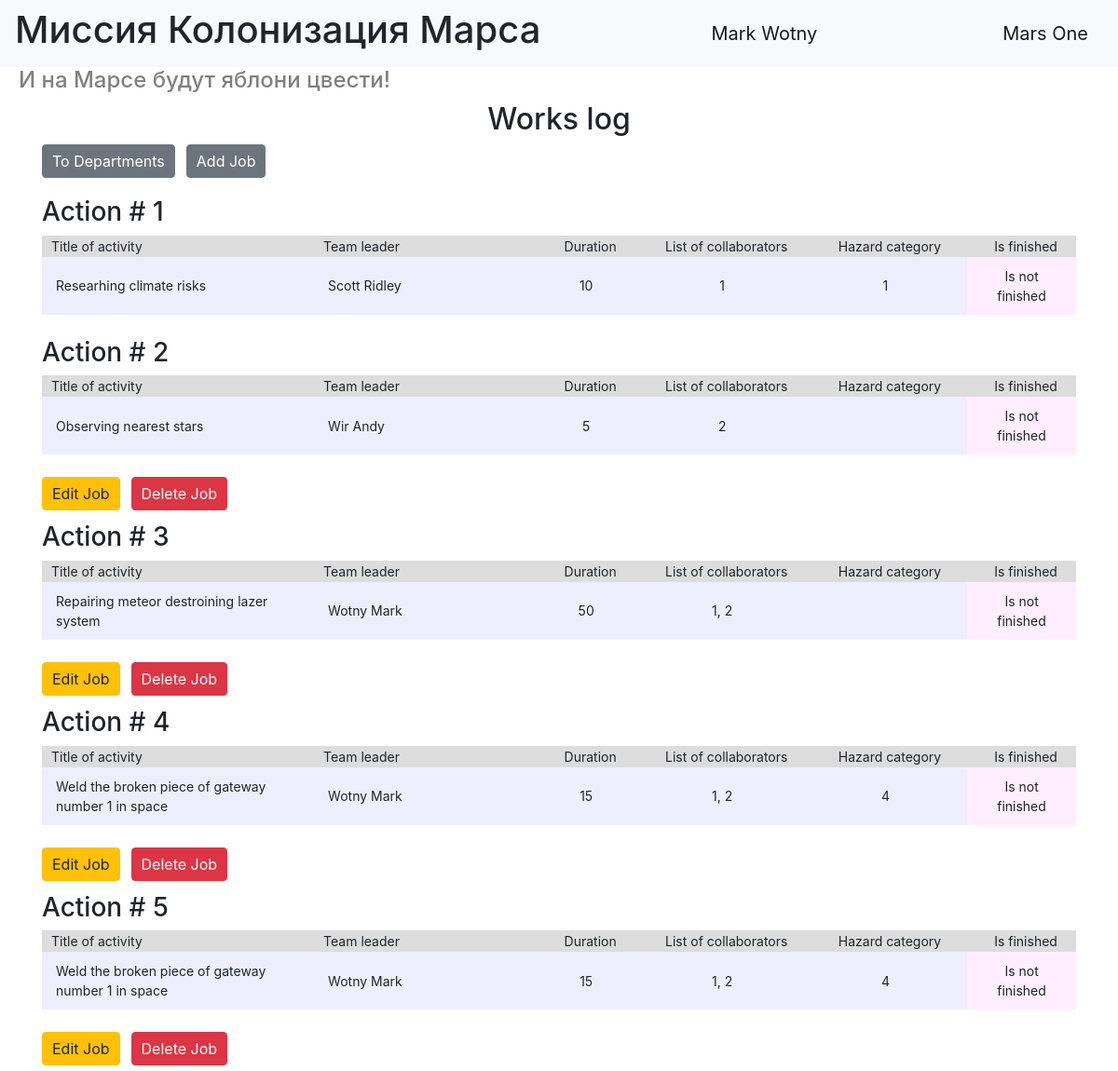
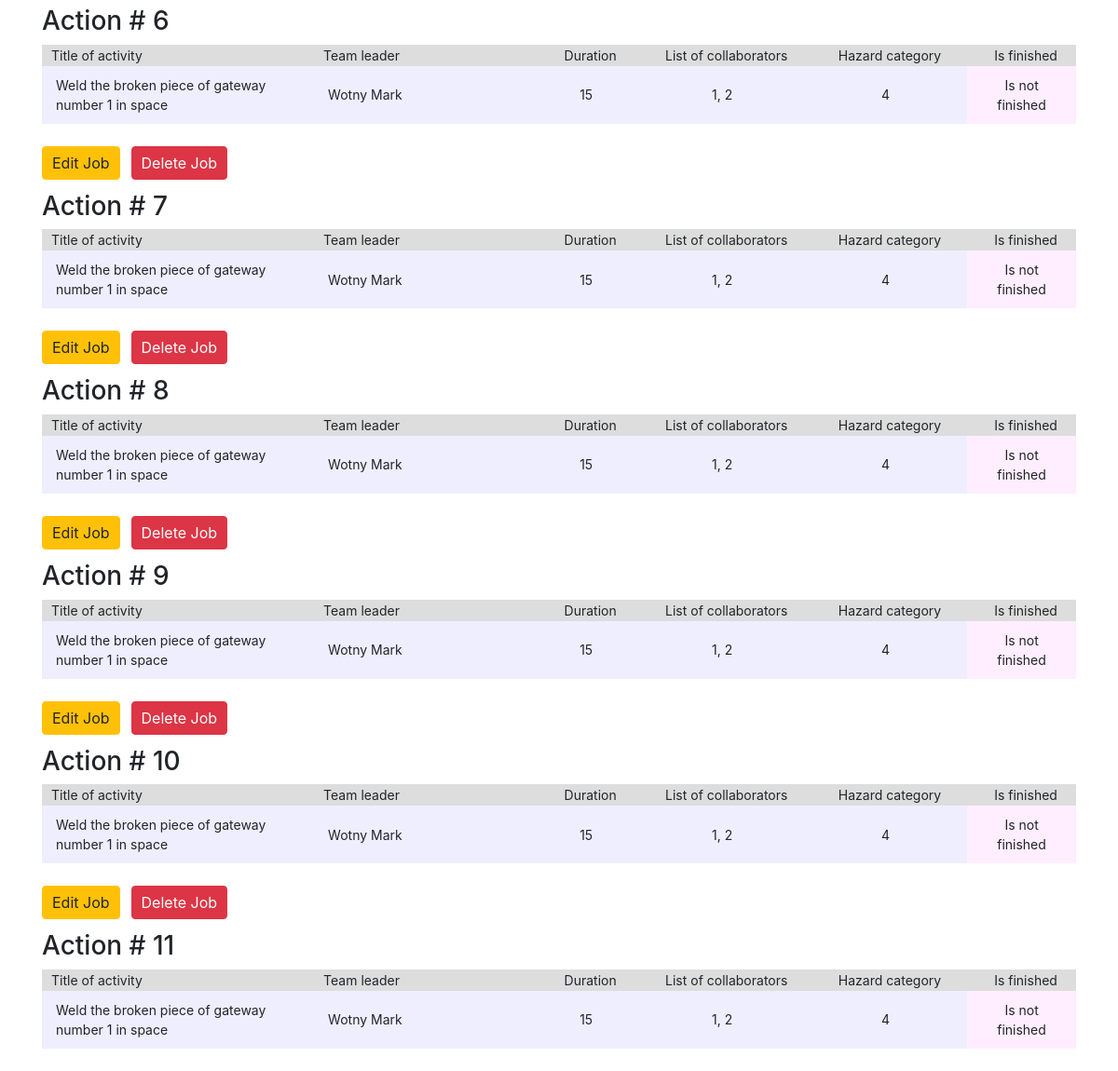
Screenshot of / (signed in) with the database file from the repository (2 pictures, top to bottom).
### data/users.py (models this page shows, shortened)
class User(SqlAlchemyBase, UserMixin, SerializerMixin):
    __tablename__ = 'users'
    id = sqlalchemy.Column(sqlalchemy.Integer,
                           primary_key=True, autoincrement=True)
    surname = sqlalchemy.Column(sqlalchemy.String, nullable=True)
    name = sqlalchemy.Column(sqlalchemy.String, nullable=True)
    age = sqlalchemy.Column(sqlalchemy.Integer, nullable=True)
    position = sqlalchemy.Column(sqlalchemy.String, nullable=True)
    speciality = sqlalchemy.Column(sqlalchemy.String, nullable=True)
    address = sqlalchemy.Column(sqlalchemy.String, nullable=True)
    email = sqlalchemy.Column(sqlalchemy.String,
                              index=True, unique=True, nullable=True)
    hashed_password = sqlalchemy.Column(sqlalchemy.String, nullable=True)
    modified_date = sqlalchemy.Column(sqlalchemy.DateTime,
                                      default=datetime.datetime.now)
    jobs = orm.relationship("Jobs", back_populates='user')
    departments = orm.relationship("Department", secondary='association', back_populates='users')

### data/jobs.py (models this page shows)
class Jobs(SqlAlchemyBase, SerializerMixin):
    __tablename__ = 'jobs'
    id = sqlalchemy.Column(sqlalchemy.Integer,
                           primary_key=True, autoincrement=True)
    team_leader = sqlalchemy.Column(sqlalchemy.Integer, sqlalchemy.ForeignKey("users.id"), nullable=True)
    job = sqlalchemy.Column(sqlalchemy.String, nullable=True)
    work_size = sqlalchemy.Column(sqlalchemy.Integer, nullable=True)
    collaborators = sqlalchemy.Column(sqlalchemy.String, nullable=True)
    hazard_category_id = sqlalchemy.Column(
        sqlalchemy.Integer,
        sqlalchemy.ForeignKey('hazard_categories.id'),
        nullable=True
    )
    start_date = sqlalchemy.Column(sqlalchemy.DateTime, nullable=True, default=datetime.datetime.now)
    end_date = sqlalchemy.Column(sqlalchemy.DateTime, nullable=True, default=datetime.datetime.now)
    is_finished = sqlalchemy.Column(sqlalchemy.Boolean, nullable=True, default=False)
    user = orm.relationship("User", foreign_keys=[team_leader])
    hazard_category = orm.relationship("HazardCategory")
    serialize_rules = ('-user.jobs', '-hazard_category.jobs')

### data/category.py (models this page shows, shortened)
class HazardCategory(SqlAlchemyBase, SerializerMixin):
    __tablename__ = 'hazard_categories'
    id = sqlalchemy.Column(sqlalchemy.Integer, primary_key=True)
    name = sqlalchemy.Column(sqlalchemy.String, nullable=False)
    level = sqlalchemy.Column(sqlalchemy.Integer, nullable=False, unique=True)
    job = orm.relationship('Jobs')

### main.py (the view)
@app.route("/")
def index():
    jobs = db_sess.query(Jobs).order_by(Jobs.id).all()
    numbered_jobs = list(enumerate(jobs, start=1))
    return render_template("works_log.html", title='Works Log', works=numbered_jobs)

### main.py (called while the page is built)
@login_manager.user_loader
def load_user(user_id):
    return db_sess.query(User).get(user_id)

### templates/works_log.html (shortened to what this page needs)
{% extends "base.html" %}
{% block content %}
<h2 style="text-align: center">Works log</h2>
<div style="margin-bottom: 20px;">
    {% if current_user.is_authenticated %}
    <div style="margin-bottom: 12px;">
        <div style="display: flex; gap: 12px;">
            <a href="departments" class="btn btn-secondary" style="padding: 5px 10px; display: inline-block;">To
                Departments</a>
            <a href="addjob" class="btn btn-secondary" style="padding: 5px 10px; display: inline-block;">Add Job</a>
        </div>
    </div>
    {% endif %}
    {% for index, work in works %}
    {% if current_user.is_authenticated and (current_user == work.user or current_user.id == 1) %}
    <div style="margin-bottom: 12px;">
        <div style="display: flex; gap: 12px;">
            <a href="/editjob/{{ work.id }}" class="btn btn-warning" style="padding: 5px 10px; display: inline-block;">Edit
                Job</a>
            <a href="/deletejob/{{ work.id }}" class="btn btn-danger" style="padding: 5px 10px; display: inline-block;">Delete
                Job</a>
        </div>
    </div>
    {% endif %}
</div>
<div>
    <h3 style="text-align: left">Action # {{ index }}</h3>
    <table>
        <colgroup>
            <col style="width: 25%;">
            <col style="width: 20%;">
            <col style="width: 10%">
            <col style="width: 15%">
            <col style="width: 15%">
            <col style="width: 10%">
        </colgroup>
        <tr>
            <th style="text-align: left; ">Title of activity</th>
            <th style="text-align: left">Team leader</th>
            <th>Duration</th>
            <th>List of collaborators</th>
            <th>Hazard category</th>
            <th>Is finished</th>
        </tr>
        <tr>
            <td style="text-align: left">{{ work.job }}</td>
            <td style="text-align: left">{{ work.user.surname }} {{ work.user.name }}</td>
            <td>{{ work.work_size }}</td>
            <td>{{ work.collaborators }}</td>
            <td>{{ work.hazard_category.level }}</td>
            {% if not work.is_finished %}
            <td style="background-color: #ffeeff;">Is not finished</td>
            {% else %}
            <td style="background-color: #d0f0c0;">Is finished</td>
            {% endif %}
        </tr>
    </table>
</div>
<br>
{% endfor %}
{% endblock %}

### templates/base.html (shortened to what this page needs)
<!DOCTYPE html>
<html lang="en">
<head>
    <link rel="stylesheet"
          href="https://stackpath.bootstrapcdn.com/bootstrap/4.4.1/css/bootstrap.min.css"
>
    <link rel="stylesheet" href="/static/css/style.css">
</head>
<body>
<header>
    <nav class="navbar navbar-light bg-light">
        <h1>Миссия Колонизация Марса</h1>
        {% if current_user.is_authenticated %}
        <a class="navbar-brand" href="/logout">{{ current_user.name }} {{ current_user.surname }}</a>
        {% else %}
        <p>
            <a class="btn btn-primary " href="/register">Register</a>
            <a class="btn btn-success" href="/login">Login</a>
        </p>
        {% endif %}
        <a class="navbar-brand">Mars One</a>
    </nav>
    <h4>И на Марсе будут яблони цвести!</h4>
</header>
<main role="main" class="container">
    {% block content %}{% endblock %}
</main>
</body>
</html>

### static/css/style.css (style rules this page uses)
h4 { color: gray; padding-left: 20px; }

### templates/works_log.html (style rules this page uses)
th { background-color: #dddddd; padding-left: 10px; height: min-content; }
td { background-color: #eeeeff; padding: 10px 15px; }
table { width: 100%; font-size: 14px; }
th, td { font-weight: normal; text-align: center; }

### rows the page displays
User: name "Mark", surname "Wotny"
Jobs: index "1", job "Researhing climate risks", user.surname "Scott", user.name "Ridley", work_size "10", collaborators "1", hazard_category.level "1", is_finished "Is not finished"
Jobs: index "2", job "Observing nearest stars", user.surname "Wir", user.name "Andy", work_size "5", collaborators "2", is_finished "Is not finished"
Jobs: index "3", job "Repairing meteor destroining lazer system", user.surname "Wotny", user.name "Mark", work_size "50", collaborators "1, 2", is_finished "Is not finished"
Jobs: index "4", job "Weld the broken piece of gateway number 1 in space", user.surname "Wotny", user.name "Mark", work_size "15", collaborators "1, 2", hazard_category.level "4", is_finished "Is not finished"
Jobs: id "5", job "Weld the broken piece of gateway number 1 in space", user.surname "Wotny", user.name "Mark", work_size "15", collaborators "1, 2", hazard_category.level "4", is_finished "Is not finished"
Jobs: id "6", job "Weld the broken piece of gateway number 1 in space", user.surname "Wotny", user.name "Mark", work_size "15", collaborators "1, 2", hazard_category.level "4", is_finished "Is not finished"
Jobs: id "7", job "Weld the broken piece of gateway number 1 in space", user.surname "Wotny", user.name "Mark", work_size "15", collaborators "1, 2", hazard_category.level "4", is_finished "Is not finished"
Jobs: id "8", job "Weld the broken piece of gateway number 1 in space", user.surname "Wotny", user.name "Mark", work_size "15", collaborators "1, 2", hazard_category.level "4", is_finished "Is not finished"
Jobs: id "9", job "Weld the broken piece of gateway number 1 in space", user.surname "Wotny", user.name "Mark", work_size "15", collaborators "1, 2", hazard_category.level "4", is_finished "Is not finished"
Jobs: id "10", job "Weld the broken piece of gateway number 1 in space", user.surname "Wotny", user.name "Mark", work_size "15", collaborators "1, 2", hazard_category.level "4", is_finished "Is not finished"
Jobs: id "11", job "Weld the broken piece of gateway number 1 in space", user.surname "Wotny", user.name "Mark", work_size "15", collaborators "1, 2", hazard_category.level "4", is_finished "Is not finished"
